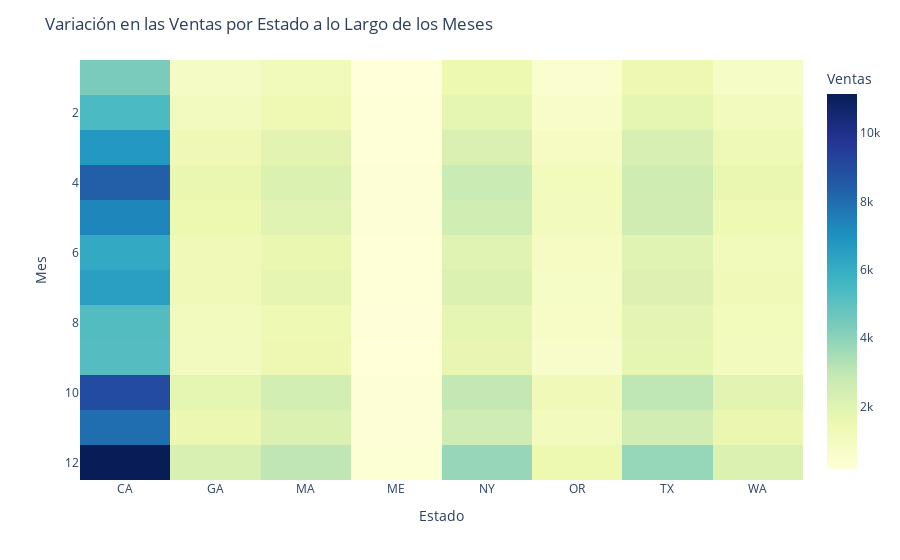

The code cell stored with this chart in its notebook:
### Code cell
# Calcular las ventas mensuales por estado
ventas_mensuales_por_estado = datos_combinados_desglosado.groupby(['Estado', 'Mes'])['Cantidad Pedida'].sum().unstack()

import plotly.express as px
import pandas as pd

# Crear una tabla pivote de las ventas mensuales por estado
ventas_pivot = ventas_mensuales_por_estado.T

# Configurar el tamaño del gráfico
fig = px.imshow(ventas_pivot,
                color_continuous_scale='YlGnBu',
                labels=dict(x="Estado", y="Mes", color="Ventas"),
                x=ventas_pivot.columns,
                y=ventas_pivot.index)

# Agregar anotaciones y formato
fig.update_traces(text=ventas_pivot.values, showscale=True)
fig.update_layout(title='Variación en las Ventas por Estado a lo Largo de los Meses',
                  xaxis_title='Estado',
                  yaxis_title='Mes')
fig.show()

### Figure 1 — Plotly figure (JSON) as saved in the notebook; plotly's stock layout.template omitted (floating-point values rounded to 4 significant figures)
{"data": [{"coloraxis": "coloraxis", "hovertemplate": "Estado: %{x}<br>Mes: %{y}<br>Ventas: %{z}<extra></extra>", "name": "0", "showscale": true, "text": [[4374, 876, 1171, 138, 1510, 555, 1459, 810], [5397, 1041, 1395, 208, 1805, 727, 1792, 1066], [6770, 1383, 1881, 213, 2208, 902, 2297, 1325], [8365, 1632, 2186, 265, 2741, 1132, 2608, 1607], [7324, 1501, 1990, 241, 2553, 1068, 2573, 1403], [6135, 1230, 1608, 229, 1996, 849, 1990, 1197], [6484, 1257, 1770, 218, 2166, 809, 2086, 1264], [5257, 1053, 1407, 182, 1806, 743, 1835, 1146], [5198, 1034, 1453, 161, 1706, 667, 1813, 1059], [9019, 1790, 2440, 280, 2950, 1273, 3042, 1875], [7950, 1564, 2170, 259, 2649, 1063, 2532, 1582], [11143, 2223, 3023, 352, 3813, 1503, 3817, 2200]], "type": "heatmap", "x": ["CA", "GA", "MA", "ME", "NY", "OR", "TX", "WA"], "xaxis": "x", "y": [1, 2, 3, 4, 5, 6, 7, 8, 9, 10, 11, 12], "yaxis": "y", "z": [[4374, 876, 1171, 138, 1510, 555, 1459, 810], [5397, 1041, 1395, 208, 1805, 727, 1792, 1066], [6770, 1383, 1881, 213, 2208, 902, 2297, 1325], [8365, 1632, 2186, 265, 2741, 1132, 2608, 1607], [7324, 1501, 1990, 241, 2553, 1068, 2573, 1403], [6135, 1230, 1608, 229, 1996, 849, 1990, 1197], [6484, 1257, 1770, 218, 2166, 809, 2086, 1264], [5257, 1053, 1407, 182, 1806, 743, 1835, 1146], [5198, 1034, 1453, 161, 1706, 667, 1813, 1059], [9019, 1790, 2440, 280, 2950, 1273, 3042, 1875], [7950, 1564, 2170, 259, 2649, 1063, 2532, 1582], [11143, 2223, 3023, 352, 3813, 1503, 3817, 2200]]}], "layout": {"coloraxis": {"colorbar": {"title": {"text": "Ventas"}}, "colorscale": [[0, "rgb(255,255,217)"], [0.125, "rgb(237,248,177)"], [0.25, "rgb(199,233,180)"], [0.375, "rgb(127,205,187)"], [0.5, "rgb(65,182,196)"], [0.625, "rgb(29,145,192)"], [0.75, "rgb(34,94,168)"], [0.875, "rgb(37,52,148)"], [1, "rgb(8,29,88)"]]}, "margin": {"t": 60}, "title": {"text": "Variación en las Ventas por Estado a lo Largo de los Meses"}, "xaxis": {"anchor": "y", "constrain": "domain", "domain": [0, 1], "scaleanchor": "y", "title": {"text": "Estado"}}, "yaxis": {"anchor": "x", "autorange": "reversed", "constrain": "domain", "domain": [0, 1], "title": {"text": "Mes"}}}}
